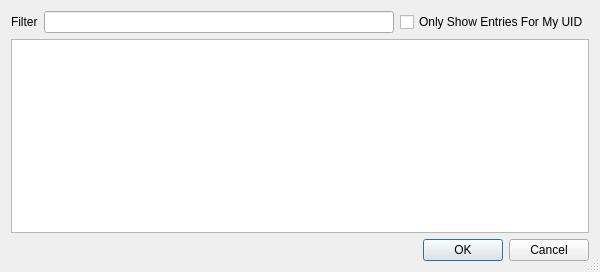
<?xml version="1.0" encoding="UTF-8"?>
<ui version="4.0">
 <author>Evan Teran</author>
 <class>DialogAttach</class>
 <widget class="QDialog" name="DialogAttach">
  <property name="geometry">
   <rect>
    <x>0</x>
    <y>0</y>
    <width>600</width>
    <height>272</height>
   </rect>
  </property>
  <property name="windowTitle">
   <string>Attach To Process</string>
  </property>
  <property name="sizeGripEnabled">
   <bool>true</bool>
  </property>
  <property name="modal">
   <bool>true</bool>
  </property>
  <layout class="QGridLayout" name="gridLayout">
   <item row="0" column="0">
    <widget class="QLabel" name="label">
     <property name="text">
      <string>Filter</string>
     </property>
    </widget>
   </item>
   <item row="0" column="1">
    <widget class="LineEdit" name="filter"/>
   </item>
   <item row="0" column="2">
    <widget class="QCheckBox" name="filter_uid">
     <property name="text">
      <string>Only Show Entries For My UID</string>
     </property>
    </widget>
   </item>
   <item row="2" column="0" colspan="3">
    <widget class="QDialogButtonBox" name="button_box">
     <property name="orientation">
      <enum>Qt::Horizontal</enum>
     </property>
     <property name="standardButtons">
      <set>QDialogButtonBox::Cancel|QDialogButtonBox::Ok</set>
     </property>
    </widget>
   </item>
   <item row="1" column="0" colspan="3">
    <widget class="QTableView" name="processes_table">
     <property name="font">
      <font>
       <family>Monospace</family>
      </font>
     </property>
     <property name="editTriggers">
      <set>QAbstractItemView::NoEditTriggers</set>
     </property>
     <property name="alternatingRowColors">
      <bool>true</bool>
     </property>
     <property name="selectionMode">
      <enum>QAbstractItemView::SingleSelection</enum>
     </property>
     <property name="selectionBehavior">
      <enum>QAbstractItemView::SelectRows</enum>
     </property>
     <property name="sortingEnabled">
      <bool>true</bool>
     </property>
     <attribute name="horizontalHeaderStretchLastSection">
      <bool>true</bool>
     </attribute>
     <attribute name="verticalHeaderVisible">
      <bool>false</bool>
     </attribute>
    </widget>
   </item>
  </layout>
 </widget>
 <customwidgets>
  <customwidget>
   <class>LineEdit</class>
   <extends>QLineEdit</extends>
   <header location="global">LineEdit.h</header>
  </customwidget>
 </customwidgets>
 <tabstops>
  <tabstop>filter</tabstop>
  <tabstop>filter_uid</tabstop>
  <tabstop>processes_table</tabstop>
  <tabstop>button_box</tabstop>
 </tabstops>
 <resources/>
 <connections>
  <connection>
   <sender>button_box</sender>
   <signal>accepted()</signal>
   <receiver>DialogAttach</receiver>
   <slot>accept()</slot>
   <hints>
    <hint type="sourcelabel">
     <x>463</x>
     <y>244</y>
    </hint>
    <hint type="destinationlabel">
     <x>443</x>
     <y>230</y>
    </hint>
   </hints>
  </connection>
  <connection>
   <sender>button_box</sender>
   <signal>rejected()</signal>
   <receiver>DialogAttach</receiver>
   <slot>reject()</slot>
   <hints>
    <hint type="sourcelabel">
     <x>554</x>
     <y>250</y>
    </hint>
    <hint type="destinationlabel">
     <x>545</x>
     <y>231</y>
    </hint>
   </hints>
  </connection>
 </connections>
</ui>
